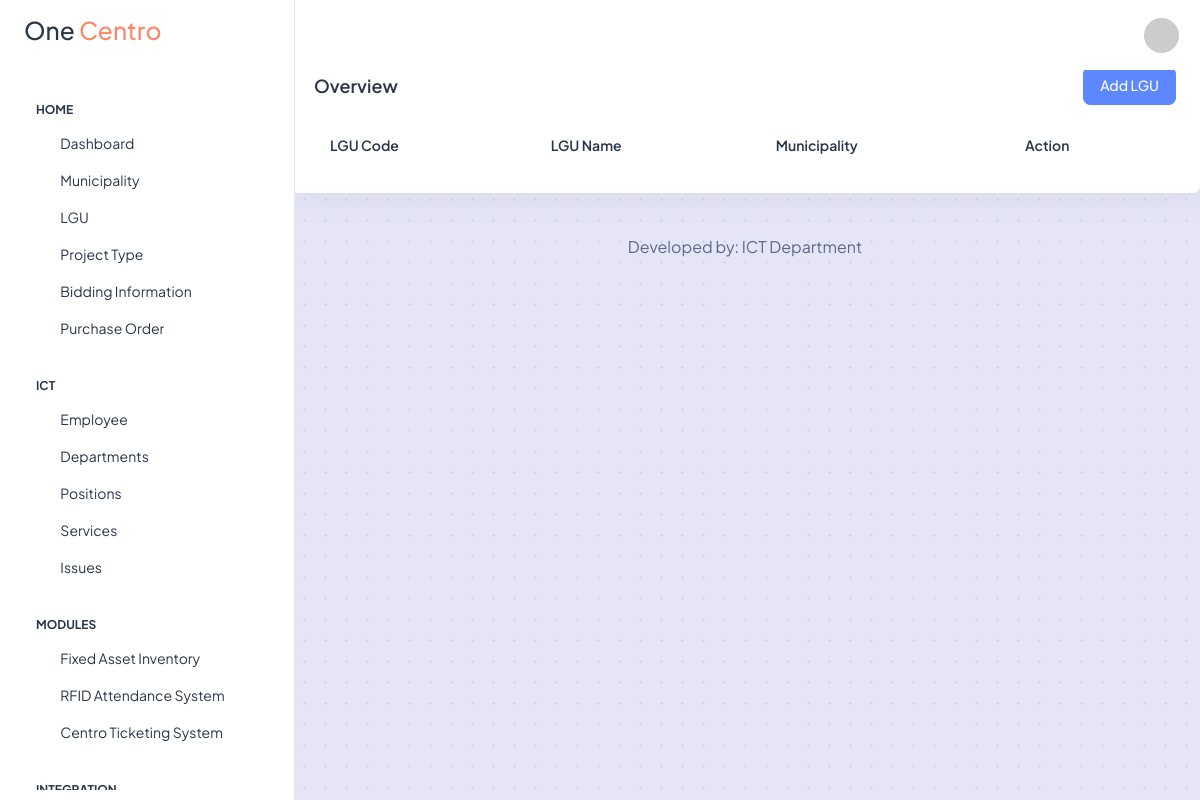
The page /dashboard/lgu.php (signed in) on the database as committed earlier.
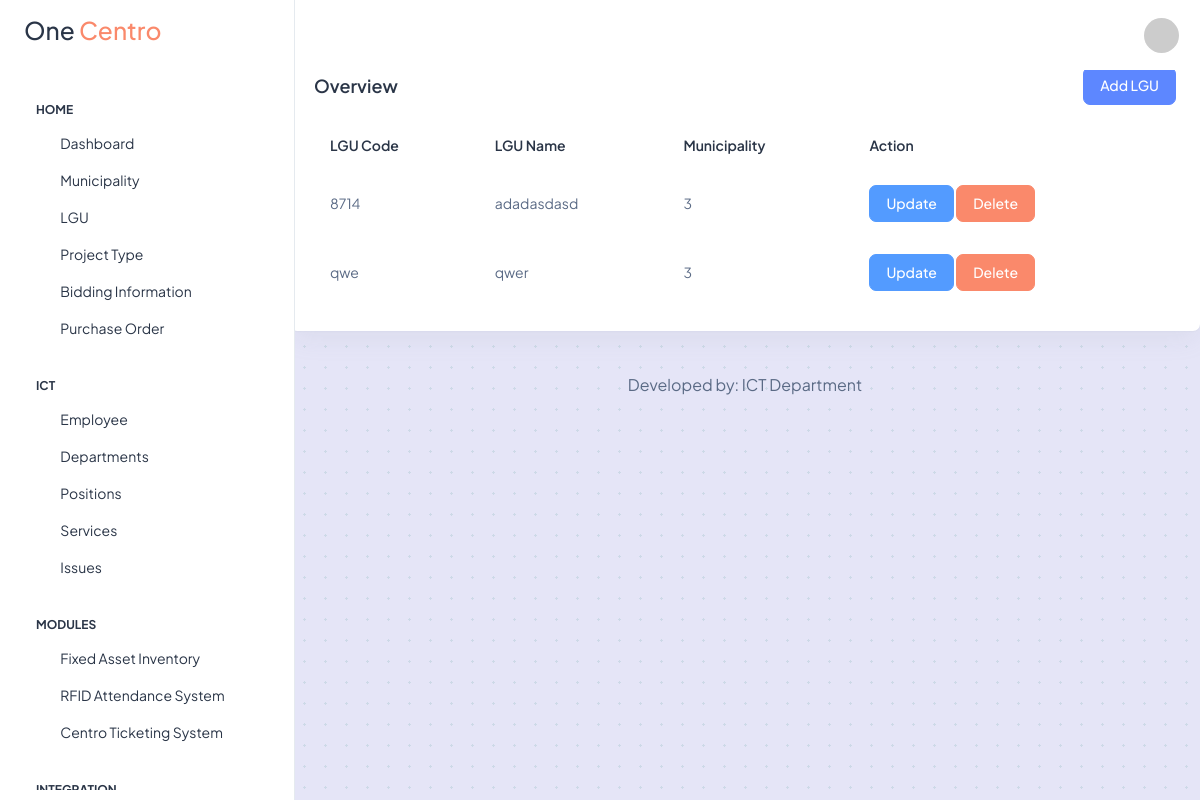
The same page on the database as committed later.
### tables this page shows
CREATE TABLE `bd_lgu` (
  `id` int(11) NOT NULL,
  `lgu_code` varchar(4) NOT NULL,
  `lgu_name` varchar(100) NOT NULL,
  `municipality_id` int(11) NOT NULL
);

### db/conn.php (called while the page is built)
<?php
    class DBConnection {
        private $host = "localhost";
        private $user = "root";
        private $pass = "";
        private $db = "one_centro";
        protected function connect() {
            try {
                $dsn = 'mysql: host=' . $this->host . ';dbname=' . $this->db;
                $pdo = new PDO($dsn, $this->user, $this->pass);
                $pdo->setAttribute(PDO::ATTR_ERRMODE, PDO::ERRMODE_EXCEPTION);
                return $pdo;
            } catch(PDOException $e) {
                print_r($e);
            }
        }
    }
?>

### models/lgu-facade.php (called while the page is built, shortened)
<?php
class LGUFacade extends DBConnection
{
    public function fetchLGU()
    {
        $sql = $this->connect()->prepare("SELECT * FROM bd_lgu ORDER BY lgu_name");
        $sql->execute();
        return $sql;
    }
}

### dashboard/lgu.php (the view, shortened to what the changed rows need)
<?php
include realpath(__DIR__ . '/../includes/layout/dashboard-header.php');
include realpath(__DIR__ . '/../models/lgu-facade.php');
$LGUFacade = new LGUFacade;
?>
<div class="page-wrapper" id="main-wrapper" data-layout="vertical" data-navbarbg="skin6" data-sidebartype="full" data-sidebar-position="fixed" data-header-position="fixed">
    <div class="body-wrapper">
        <div class="container-fluid">
            <div class="row">
                <div class="col-lg-12 d-flex align-items-strech">
                    <div class="card w-100">
                        <div class="card-body p-4">
                            <div class="table-responsive">
                                <table class="table data-table text-nowrap mb-0 align-middle">
                                    <thead class="text-dark fs-4">
                                        <tr>
                                            <th class="border-bottom-0">
                                                <h6 class="fw-semibold mb-0">LGU Code</h6>
                                            </th>
                                            <th class="border-bottom-0">
                                                <h6 class="fw-semibold mb-0">LGU Name</h6>
                                            </th>
                                            <th class="border-bottom-0">
                                                <h6 class="fw-semibold mb-0">Municipality</h6>
                                            </th>
                                            <th class="border-bottom-0">
                                                <h6 class="fw-semibold mb-0">Action</h6>
                                            </th>
                                        </tr>
                                    </thead>
                                    <tbody>
                                        <?php
                                        $fetchLGU = $LGUFacade->fetchLGU();
                                        while ($row = $fetchLGU->fetch(PDO::FETCH_ASSOC)) { ?>
                                            <tr>
                                                <td class="border-bottom-0">
                                                    <p class="mb-0 fw-normal"><?= $row["lgu_code"] ?></p>
                                                </td>
                                                <td class="border-bottom-0">
                                                    <p class="mb-0 fw-normal"><?= $row["lgu_name"] ?></p>
                                                </td>
                                                <td class="border-bottom-0">
                                                    <p class="mb-0 fw-normal"><?= $row["municipality_id"] ?></p>
                                                </td>
                                                <td class="border-bottom-0">
                                                    <a href="lgu?is_updated=<?= $row["id"] ?>" class="btn btn-info">Update</a>
                                                    <a href="delete-lgu?lgu_id=<?= $row["id"] ?>" class="btn btn-danger" onclick="return confirm('Are you sure you want to delete this municipality?');">Delete</a>
                                                </td>
                                            </tr>
                                        <?php } ?>
                                    </tbody>
                                </table>
                            </div>
                        </div>
                    </div>
                </div>
            </div>
        </div>
    </div>
</div>
<?php include realpath(__DIR__ . '/../includes/layout/dashboard-footer.php') ?>

Rows that differ between the two databases and show on the page:
added bd_lgu: lgu_code "8714", lgu_name "adadasdasd", municipality "3"
added bd_lgu: lgu_code "qwe", lgu_name "qwer", municipality "3"
